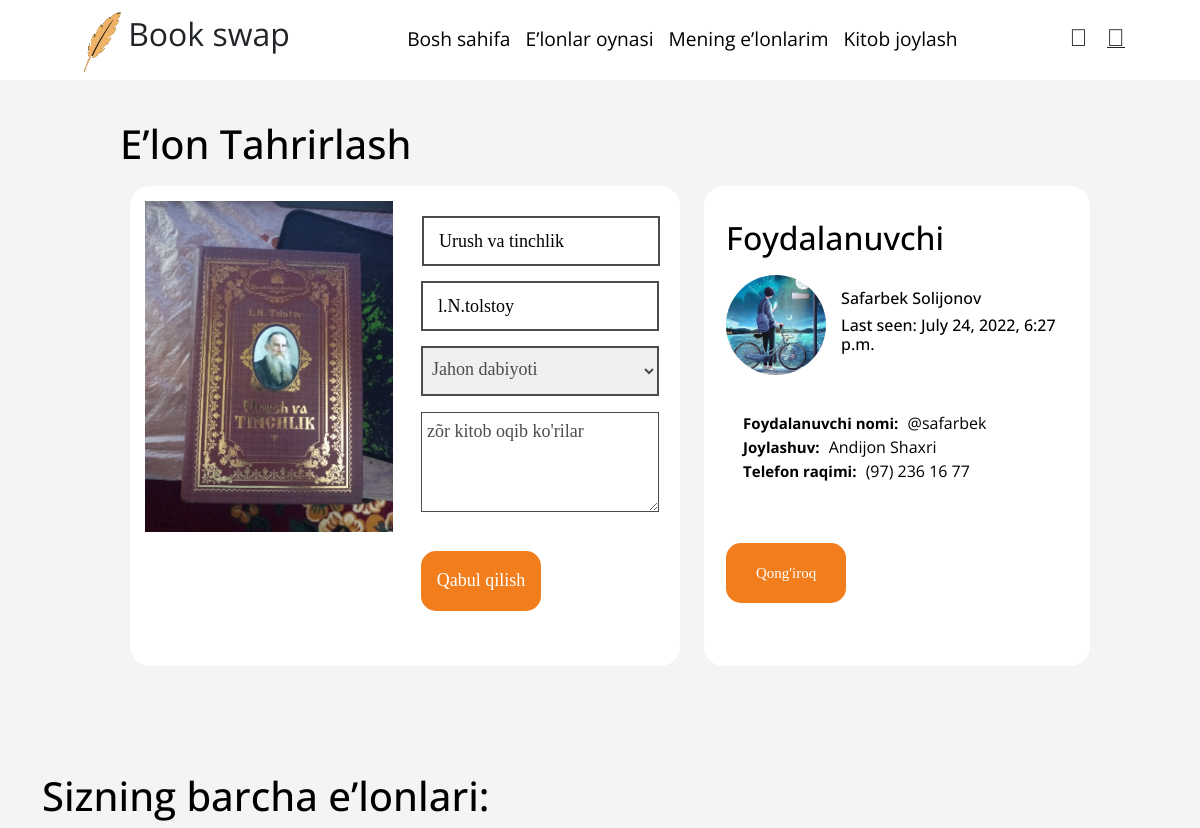
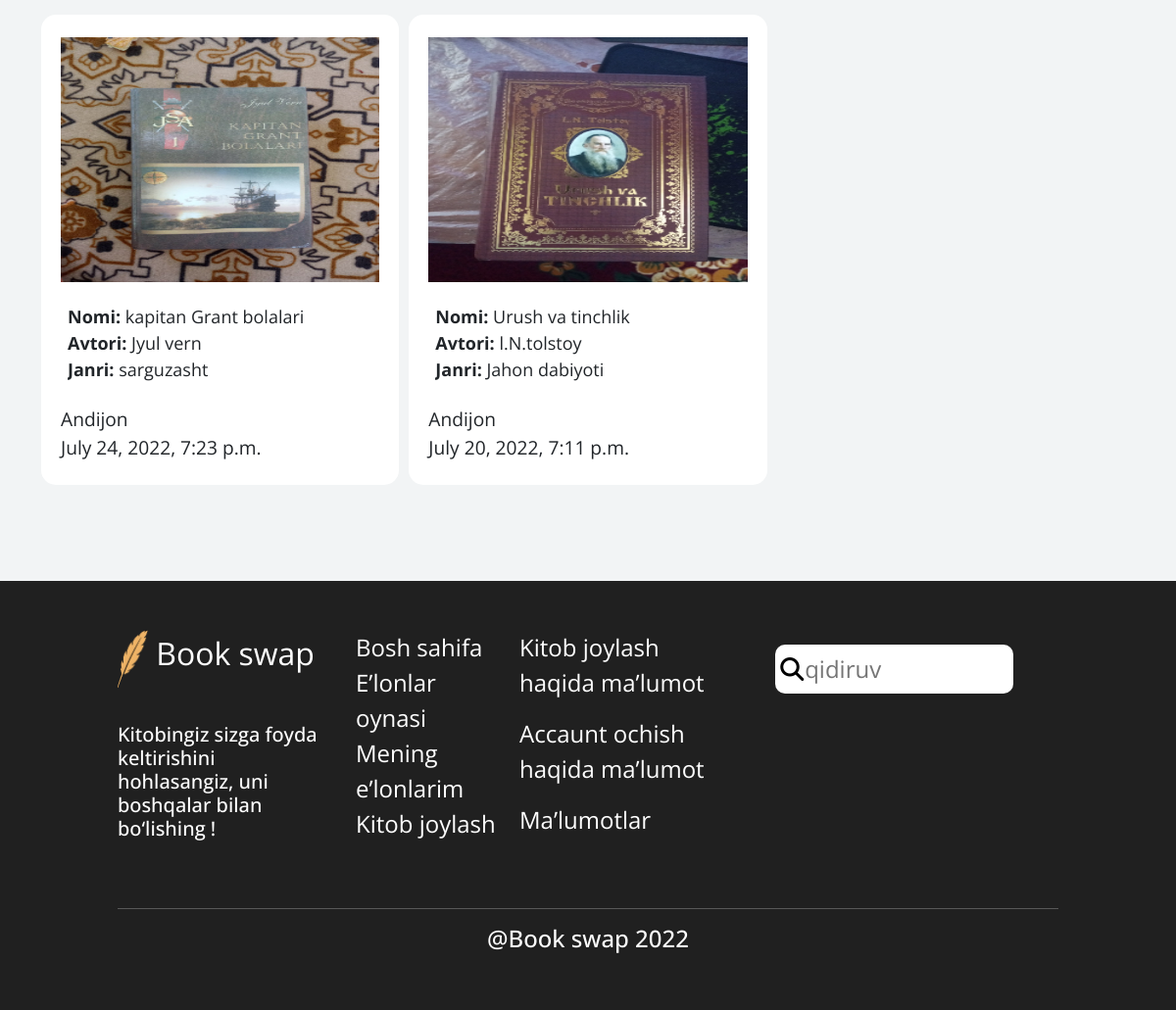
The app's page /update/urush-va-tinchlik/ (signed in) with its own data (2 pictures, top to bottom).
### main/models.py (models this page shows, shortened)
class Book(models.Model):
    ADDRESS = (
		('Andijon', 'Andijon'),
		('Namangan', 'Namangan'),
		('Samarqand', 'Samarqand'),
		('Tashkent', 'Tashkent'),
		('Jizzax', 'Jizzax'),
		('Surxondaryo', 'Surxondaryo'),
		('Navoiy', 'Navoiy'),
		('Xorazm', 'Xorazm'),
		('Qashqadaryo', 'Qashqadaryo'),
		('Buxoro', 'Buxoro'),
		('Sirdaryo', 'Sirdaryo'),
		('Fargona', 'Fargona'),
	)
    author = models.ForeignKey(User, on_delete=models.CASCADE, related_name="books", default=None, null=True)
    slug = models.SlugField("Slug", max_length=256, blank=True, unique=True)
    title = models.CharField("Title", max_length=256)
    author_pen = models.CharField("Book Author", max_length=100)
    location = models.CharField('loacation', max_length=256,  choices=ADDRESS)
    genre = models.ForeignKey(Genre, on_delete=models.CASCADE, related_name="books", default=None, null=True)
    description = models.TextField("Description", max_length=200)
    image = models.ImageField("Image", upload_to="book_images")
    created_at = models.DateTimeField("Created time", auto_now_add=True)
    likes_count = models.PositiveIntegerField("Likes", default=0)
    class Meta:
        ordering = ['-id']
        db_table = "book"
        unique_together = ["slug"]
        verbose_name = "book"
        verbose_name_plural = "books"

class Genre(models.Model):
    title = models.CharField("Title", max_length=256)
    slug = models.SlugField("Slug", max_length=256, blank=True)
    def __str__(self):
        return f"{self.title}"
    class Meta:
        db_table = "genre"
        verbose_name = "genre"
        verbose_name_plural = "genres"

### account/models.py (models this page shows, shortened)
class User(AbstractUser):
	GENDER = (
		('Ayol', 'Ayol'),
		('Erkak', 'Erkak'),
	)
	ADDRESS = (
		('Andijon', 'Andijon'),
		('Namangan', 'Namangan'),
		('Samarqand', 'Samarqand'),
		('Tashkent', 'Tashkent'),
		('Jizzax', 'Jizzax'),
		('Surxondaryo', 'Surxondaryo'),
		('Navoiy', 'Navoiy'),
		('Xorazm', 'Xorazm'),
		('Qashqadaryo', 'Qashqadaryo'),
		('Buxoro', 'Buxoro'),
		('Sirdaryo', 'Sirdaryo'),
		('Fargona', 'Fargona'),
	)
	name = models.CharField("Name", max_length=256)
	surname = models.CharField("Surname", max_length=256)
	username = models.CharField("Username", max_length=256, unique=True, null=True)
	age = models.PositiveIntegerField("Age", null=True)
	phone = models.CharField("Phone", max_length=18)
	avatar = models.ImageField("Image", upload_to="user-images/", null=True, blank=True, default='default.png')
	gender = models.CharField("Gender", max_length=128, choices=GENDER)
	address = models.CharField("Address", max_length=128, choices=ADDRESS)
	created_at = models.DateTimeField("Created at", auto_now_add=True)
	updated_at = models.DateTimeField("Updated_at", auto_now=True)
	USERNAME_FIELD = "username"
	first_name = None
	last_name = None
	class Meta:
		db_table = "user"
		verbose_name = "user"
		verbose_name_plural = "users"

### main/views.py (the view)
# urls.py: path('update/<slug:url>/', views.UpdateBook.as_view(), name="edit"),
class UpdateBook(LoginRequiredMixin, UpdateView):
    model = Book
    template_name = 'advert/update_advert.html'
    fields = ("title", "author_pen", "genre", "description", "image")
    success_url = '/mybooks/'
    slug_field = 'slug'
    slug_url_kwarg = 'url'
    def dispatch(self, request, *args, **kwargs):
        obj = self.get_object()
        if obj.author != self.request.user:
            return HttpResponseServerError()
        return super(UpdateBook, self).dispatch(request, *args, **kwargs)
    def get_context_data(self, **kwargs):
        context = super().get_context_data(**kwargs)
        book = Book.objects.select_related('author', 'genre').filter(author=self.request.user)
        context["books"] = book
        return context

### templates/advert/update_advert.html (shortened to what this page needs)
{% extends "advert/base.html" %}
{% load static %}
{% block content %}
<header>
    <section class="add_advert">
        <h1>E’lon Tahrirlash</h1>
        <div class="row">
            <div class="col-lg-7">
                <div class="white-card">
                    <form method="post" enctype="multipart/form-data" class="row">
                        <div class="col-sm-6">
                            <label for="id_image">
                                <img src="{{ object.image.url }}" alt="image" id="uploadImg"
                                    style="max-height: 400px; width: 100%;">
                            </label>
                        </div>
                        <div class="col-sm-6">
                            <div class="input-group">
                                {{ form.title }}
                                {{ form.author_pen }}
                                {{ form.genre }}
                                {{ form.description }}
                                <br class="">
                                <button class="btn" type="submit">
                                    Qabul qilish
                                </button>
                            </div>
                        </div>
                    </form>
                </div>
            </div>
            <div class="col-lg-5">
                <div class="white-card">
                    <div class="about-user">
                        <h2 class="mr-3">Foydalanuvchi</h2>
                        <div class="user-componet">
                            <img src="{{request.user.avatar.url}}" alt="">
                            <div class="user-bio">
                                <h3 style="text-transform: capitalize;">{{request.user.name}} {{request.user.surname}}
                                </h3>
                                <h5>Last seen: {{request.user.updated_at }}</h5>
                            </div>
                        </div>
                        <ul>
                            <li>
                                <strong>Foydalanuvchi nomi:</strong>
                                <span>@{{request.user.username }}</span>
                            </li>
                            <li>
                                <strong>Joylashuv:</strong>
                                <span>{{request.user.address}} Shaxri</span>
                            </li>
                            <li>
                                <strong>Telefon raqimi:</strong>
                                <span>{{request.user.phone}}</span>
                            </li>
                        </ul>
                        <br>
                        <a href="tel:{{request.user.phone}}" class="text-light">
                            <button class="btn">
                                Qong'iroq
                            </button>
                        </a>
                    </div>
                </div>
            </div>
        </div>
    </section>
    <br><br>
</header>
<div class="container">
    <section class="advert-section mt-5">
      {% if books %}
      <h1>Sizning barcha e’lonlari:</h1>
      {% endif %}
      <div class="owl-carousel owl-theme">
        {% for book in books %}
        <div class="item d-inline">
          <a href="{% url 'main:detail' book.slug %}" class="text-dark" style="text-decoration: none;">
            <div class="advert-box">
              <img src="{{book.image.url}}" alt="">
              <ul>
                <li>
                  <strong>Nomi:</strong>
                  <span>{{book.title}}</span>
                </li>
                <li>
                  <strong>Avtori:</strong>
                  <span>{{book.author_pen}}</span>
                </li>
                <li>
                  <strong>Janri:</strong>
                  <span>{{book.genre}}</span>
                </li>
              </ul>
              <span class="about-box">{{book.author.address}} <br> {{book.created_at}}</span>
            </div>
          </a>
        </div>
        {% endfor %}
      </div>
    </section>
    <br><br>
  </div>
{% endblock %}

### records on screen
Book: image (picture), title "Urush va tinchlik", author_pen "l.N.tolstoy", genre "Jahon dabiyoti", description "zõr kitob oqib ko'rilar", author.address "Andijon", created_at "July 20, 2022, 7:11 p.m."
User: user.avatar (picture), user.name "Safarbek", user.surname "Solijonov", user.updated_at "July 24, 2022, 6:27 p.m.", user.username "safarbek", user.address "Andijon", user.phone "(97) 236 16 77"
Book: image (picture), title "kapitan Grant bolalari", author_pen "Jyul vern", genre "sarguzasht", author.address "Andijon", created_at "July 24, 2022, 7:23 p.m."
